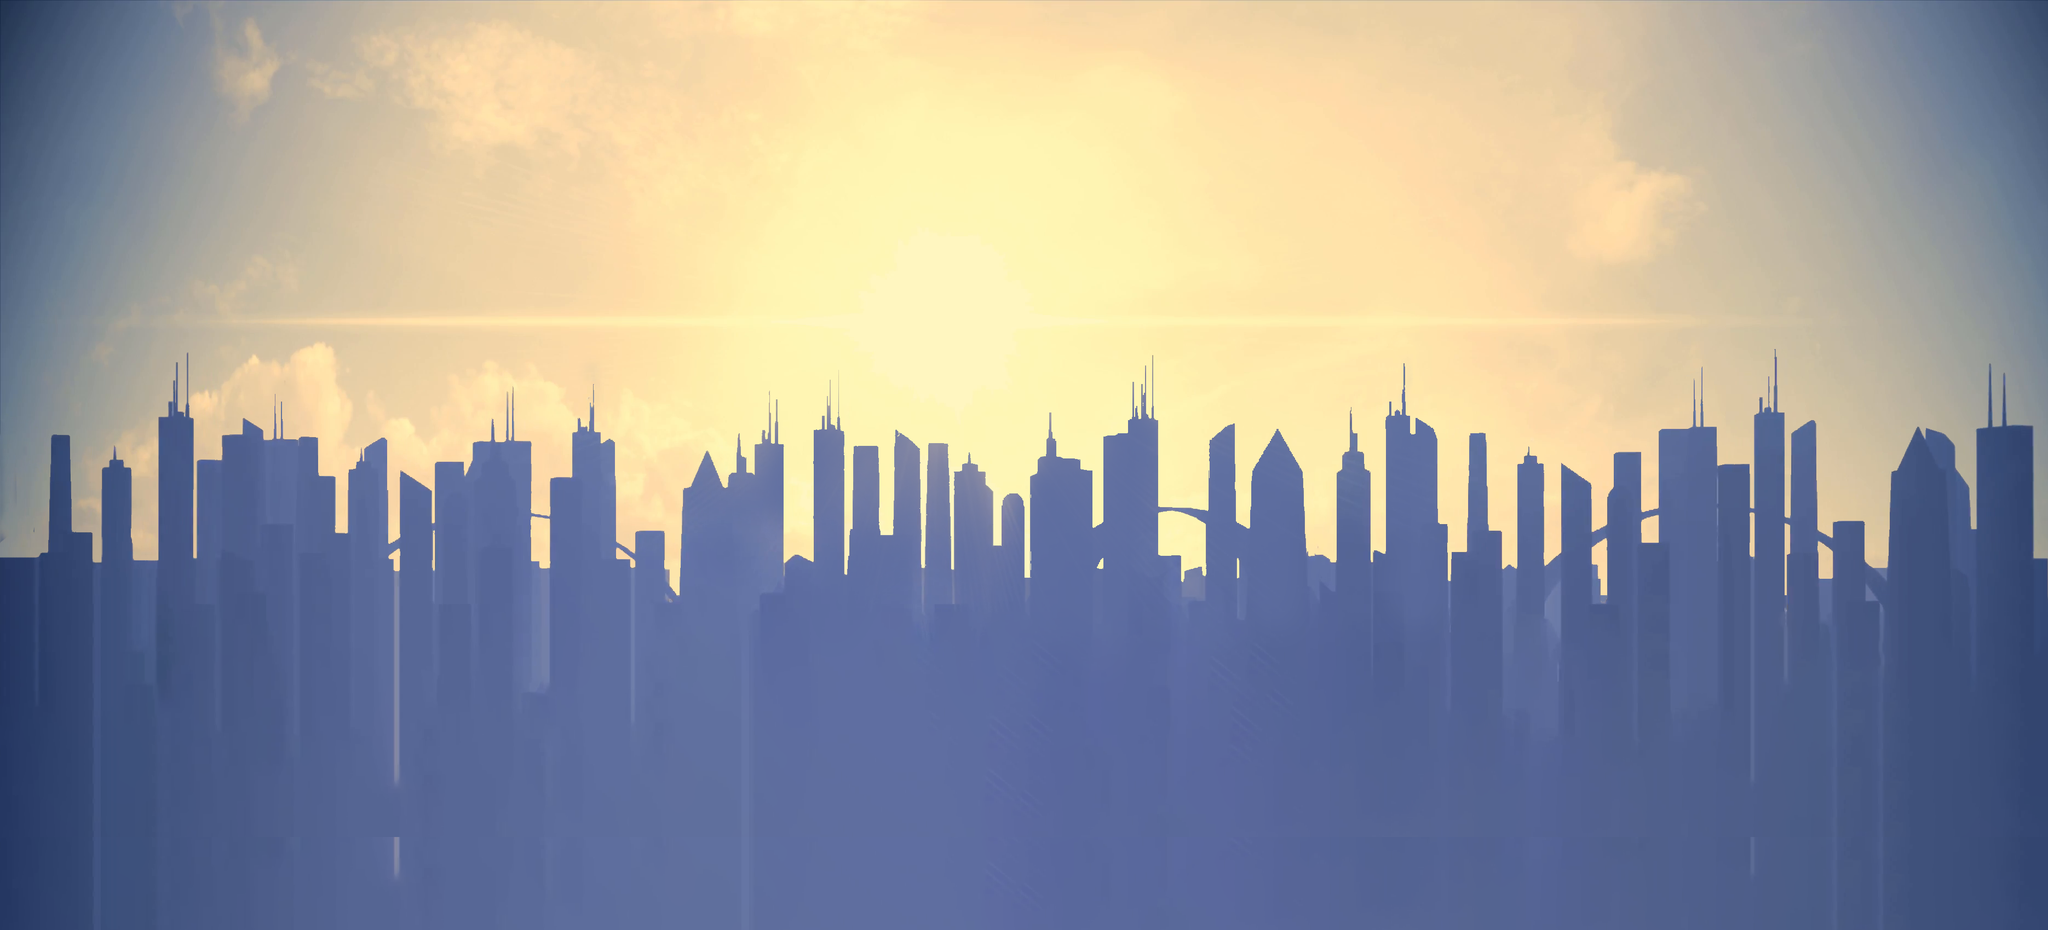

Rendered tile map (Tiled .tmx) drawn with the repository's tilesets; below, a short description and the map source with its tile grids summarised:
An orthogonal 22x10 tile map with 170x170 px tiles, 2 tile layers (Background, Foreground), 3 tilesets.

<map version="1.0" orientation="orthogonal" renderorder="right-down" width="22" height="10" tilewidth="170" tileheight="170" nextobjectid="1">
 <tileset firstgid="1" name="Background_Loop" tilewidth="170" tileheight="170" tilecount="198" columns="22">
  <image source="Background_Loop.png" width="3840" height="1620" />
 </tileset>
 <tileset firstgid="199" name="Background_Loop_Foreground" tilewidth="170" tileheight="170" tilecount="198" columns="22">
  <image source="Background_Loop_Foreground.png" width="3840" height="1620" />
 </tileset>
 <tileset firstgid="397" name="Title" tilewidth="170" tileheight="170" tilecount="15" columns="5">
  <image source="Title.png" width="878" height="521" />
 </tileset>
 <layer name="Background" width="22" height="10">
  <data>[220 cells, 220 non-empty, 198 distinct tile ids]</data>
 </layer>
 <layer name="Foreground" width="22" height="10">
  <data>[220 cells, 220 non-empty, 198 distinct tile ids]</data>
 </layer>
</map>
